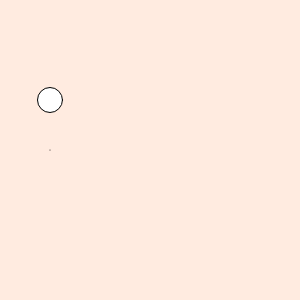
Frame 1 (no input)
Frame 60 (no input): identical to frame 1, image omitted
Frame 120 (the mouse pressed at the canvas centre since frame 60): identical to frame 1, image omitted

The p5.js sketch that drew this single still picture (run headless with seeded random() and noise() and a simulated clock; from frame 60 on, the mouse is pressed at the canvas centre):

// p5.js sketch
// ── sketch.js
//Amanda's sketch! showing variables being used to make shapes and color!
var dot;
dot = 50
var mark;
mark = 150;
var wat;
wat = 100;
var newR;// here I started to make the background and how it'll work is I state the variable and then on the next line
newR = 255//I'm stating the number that I'm assigning it to
var newG;
newG = 235;
var newB;
newB = 224

function setup() {
  createCanvas (300, 300);
}

function draw() {
  point (dot, mark);
  background(newR, newG, newB)
  point(50, 150)
  ellipse(50, 100, 25, 25)
  
}
